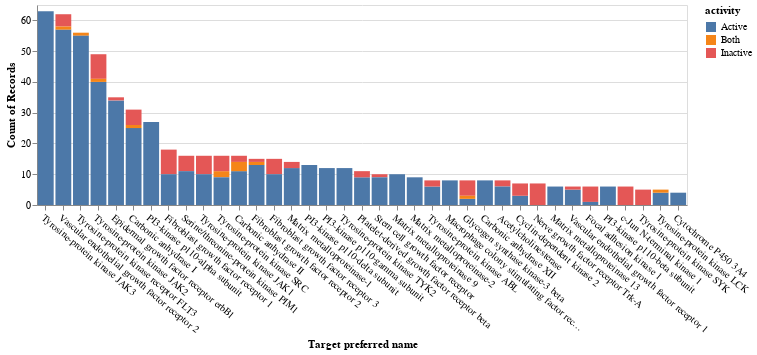

Notebook cell for this chart:
### Code cell
ch1

### Figure 1 — Vega-Lite specification as saved in the notebook (floating-point values rounded to 4 significant figures; data arrays with more than 128 entries replaced by an {"elided": "..."} marker saying what was removed)
{"config": {"view": {"continuousWidth": 400, "continuousHeight": 300}, "axisX": {"labelAngle": 40}}, "data": {"name": "data-b0dbf08a5b1a498bb780f73459c80ebe"}, "mark": "bar", "encoding": {"color": {"type": "nominal", "field": "activity"}, "order": {"type": "nominal", "field": "activity", "sort": "ascending"}, "x": {"type": "nominal", "field": "pref_name", "sort": "-y", "title": "Target preferred name"}, "y": {"type": "quantitative", "aggregate": "count"}}, "height": 200, "width": 650, "$schema": "https://vega.github.io/schema/vega-lite/v4.8.1.json", "datasets": {"data-b0dbf08a5b1a498bb780f73459c80ebe": {"elided": "624 records"}}}
